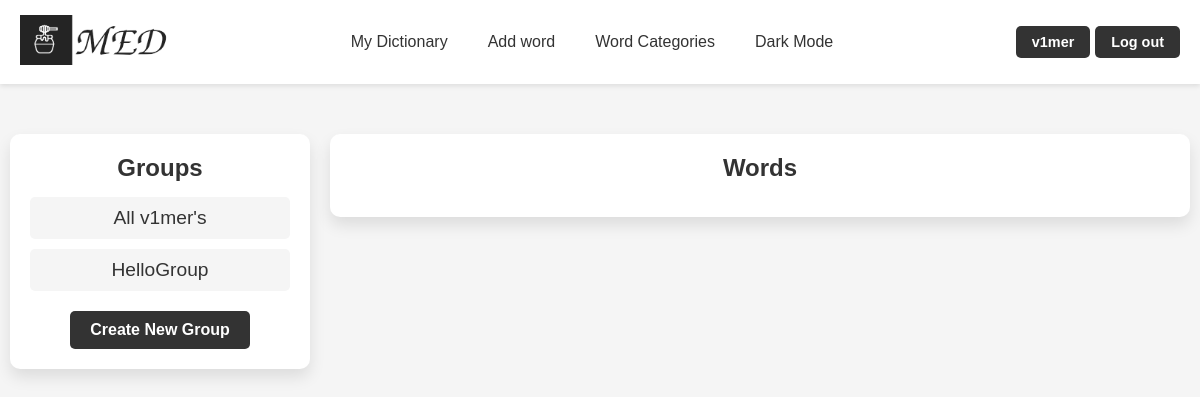
/groups/ (signed in), run on an earlier commit of the app's database.
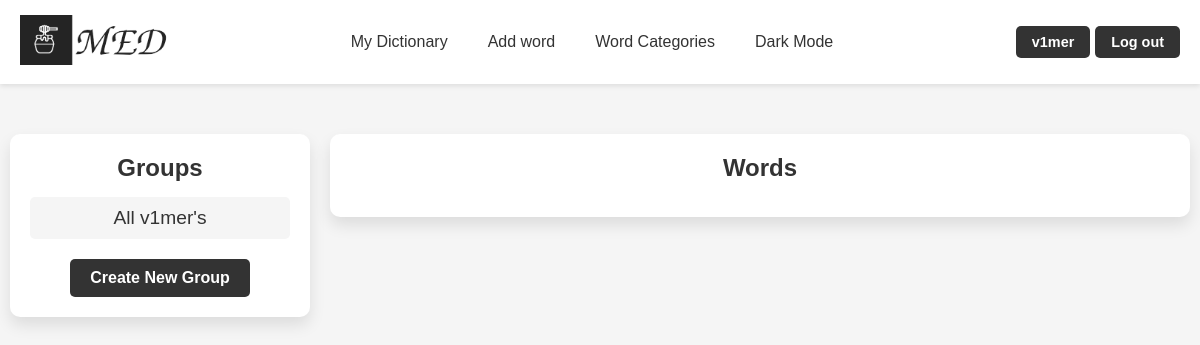
And on a later commit of the database.
### med/models.py (models this page shows, shortened)
class WordGroup(models.Model):
    name = models.CharField(max_length=100)
    words = models.ManyToManyField(Word, blank=True)
    user = models.ForeignKey(User, on_delete=models.CASCADE)
    is_main = models.BooleanField(verbose_name='main', default=False)
    class Meta:
        ordering = ['name']
        indexes = [
            models.Index(fields=['name'])
        ]

### med/views.py (the view)
# urls.py: path('groups/', views.GroupListView.as_view(), name='groups'),
class GroupListView(ListView):
    model = WordGroup
    template_name = 'med/groups.html'
    context_object_name = 'groups'
    def get_context_data(self, **kwargs):
        context = super().get_context_data(**kwargs)
        context['title'] = "Groups"
        context['title1'] = "Words"
        context['is_group'] = False
        return context
    def get_queryset(self):
        return WordGroup.objects.filter(user=self.request.user)

### med/templates/med/groups.html (shortened to what this page needs)
{% extends "base.html" %}
{% block content %}
<div class="group-container">
    <div class="group-list">
        <h2>{{ title }}</h2>
        <div class="group-blocks">
            {% for group in groups %}
            {% if group.id == group_id %}
                <div class="group-block group-block-selected">
                    <p>{{ group.name }}</p>
                </div>
            {% else %}
                <a href="{% url 'group_words' group.id %}">
                    <div class="group-block">
                        <p>{{ group.name }}</p>
                    </div>
                </a>
            {% endif %}
            {% endfor %}
        </div>
        <a href="{% url 'create_group' %}" class="buttons">Create New Group</a>
    </div>
    <div class="word-list-container">
        <h2>{{ title1 }}</h2>
    </div>
</div>
{% endblock %}

### templates/base.html (shortened to what this page needs)
{% load static %}
<!DOCTYPE html>
<html lang="en">
<head>
    <link rel="stylesheet" type="text/css" href="{% static 'med/css/styles.css' %}">
</head>
<body>
<header>
    {% if not user.is_authenticated %}
    <a href="{% url 'home' %}"><img id="logo_img" src="{% static 'med/img/base/light_logo.png' %}" data-light-src="{% static 'med/img/base/light_logo.png' %}" data-dark-src="{% static 'med/img/base/dark_logo.png' %}" alt="MED Logo"></a>
    {% else %}
    <a href="{% url 'profile' %}"><img id="logo_img" src="{% static 'med/img/base/light_logo.png' %}" data-light-src="{% static 'med/img/base/light_logo.png' %}" data-dark-src="{% static 'med/img/base/dark_logo.png' %}" alt="MED Logo"></a>
    {% endif %}
    <nav class="nav-items">
        <div class="nav-center">
            {% if user.is_authenticated %}
                <a href="{% url 'words' %}">My Dictionary</a>
                <a href="{% url 'addword' %}">Add word</a>
                <a href="{% url 'groups' %}">Word Categories</a>
            {% else %}
                <a href="{% url 'login' %}">My Dictionary</a>
                <a href="{% url 'login' %}">Add word</a>
                <a href="#">Word Categories</a>
            {% endif %}
            <a href="#" id="theme-toggle-dark">Dark Mode</a>
        </div>
        {% if request.user.is_authenticated %}
        <div class="buttons">
            <a href="{% url 'profile' %}">{{request.user.username}}</a>
            <a href="{% url 'logout' %}">Log out</a>
        </div>
        {% else %}
        <div class="buttons">
            <a href="{% url 'login' %}">Log in</a>
            <a href="{% url 'register' %}">Register</a>
        </div>
        {% endif %}
    </nav>
</header>
<div class="container">
    {% block content %}
    {% endblock %}
</div>
</body>
</html>

### med/static/med/css/styles.css (style rules this page uses)
:root { --background-color: #f5f5f5; --text-color: #333; --header-background: #ffffff; --button-background: #333; --button-text-color: #ffffff; --feature-background: #fff; --word-list-background: #fff; --feature-shadow: 0px 8px 16px rgba(0, 0, 0, 0.1); --feature-text-color: #666; --list-text-color: #666; }
body { font-family: Arial, sans-serif; background-color: var(--background-color); color: var(--text-color); }
a { text-decoration: none; color: var(--text-color); transition: color 0.3s; }
* { margin: 0; padding: 0; box-sizing: border-box; }
header { display: flex; justify-content: space-between; align-items: center; padding: 15px 20px; background-color: var(--header-background); box-shadow: 0px 2px 5px rgba(0, 0, 0, 0.1); }
header .nav-items { display: flex; align-items: center; width: 100%; justify-content: space-between; }
header .nav-center { display: flex; gap: 20px; justify-content: center; flex-grow: 1; align-items: center; }
header .buttons { display: flex; gap: 5px; align-items: center; margin-top: 0px; }
header #logo_img { height: 50px; cursor: pointer; }
header .nav-center a { text-decoration: none; color: var(--nav-link-color); font-size: 1em; font-weight: 500; padding: 5px 10px; transition: color 0.3s, background-color 0.3s; }
header .buttons a { text-decoration: none; color: var(--button-text-color); background-color: var(--button-background); padding: 8px 16px; border-radius: 5px; font-size: 0.9em; font-weight: bold; transition: background-color 0.3s, transform 0.3s; margin: 0; }
.container { max-width: 1200px; margin: 0 auto; text-align: center; padding: 30px 10px; }
.container p { font-size: 1.2em; color: var(--text-color); max-width: 600px; margin: 0 auto 30px; }
.buttons a { text-decoration: none; color: var(--button-text-color); background-color: var(--button-background); padding: 12px 24px; margin: 0 5px; border-radius: 5px; font-size: 1em; transition: background-color 0.3s; }
.group-container { display: flex; gap: 20px; margin-top: 20px; text-align: left; align-items: flex-start; }
.group-list { flex: 0 0 300px; background-color: var(--feature-background); border-radius: 10px; box-shadow: var(--feature-shadow); padding: 20px; }
.word-list-container { flex: 1; background-color: var(--feature-background); border-radius: 10px; box-shadow: var(--feature-shadow); padding: 20px; text-align: center; }
.group-list h2 { font-size: 1.5em; color: var(--text-color); margin-bottom: 15px; }
.group-blocks { display: flex; flex-direction: column; gap: 10px; margin-bottom: 20px; }
.group-block { background-color: var(--background-color); color: var(--text-color); border-radius: 5px; padding: 10px; text-align: center; transition: background-color 0.3s; text-decoration: none; }
.group-block p { margin: 0; color: var(--text-color); text-decoration: none; }
.group-list .buttons { display: inline-block; padding: 10px 20px; background-color: var(--button-background); color: var(--button-text-color); border-radius: 5px; text-align: center; font-weight: bold; transition: background-color 0.3s; text-decoration: none; }
.word-list-container h2 { font-size: 1.5em; color: var(--text-color); margin-bottom: 15px; }
.group-list { text-align: center; }

What changed in the data, as far as the page shows it:
removed WordGroup: name "HelloGroup"
